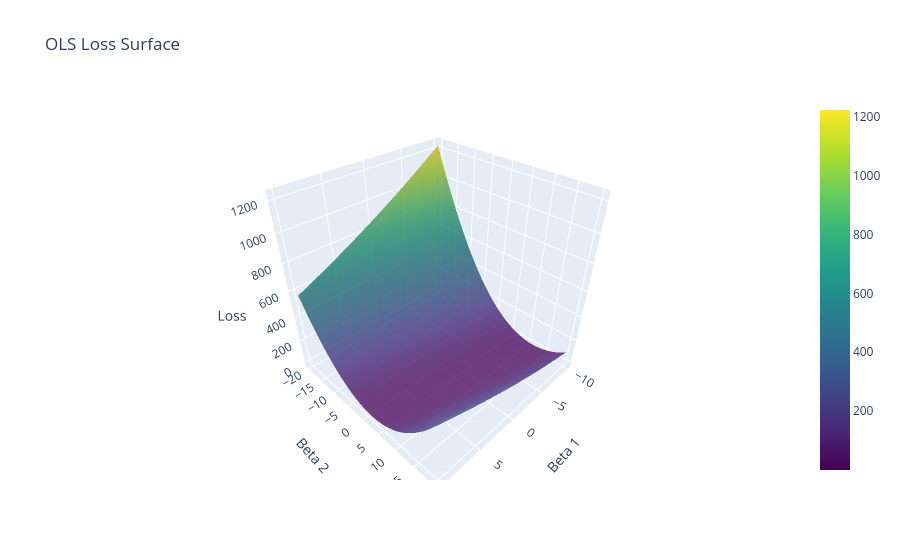
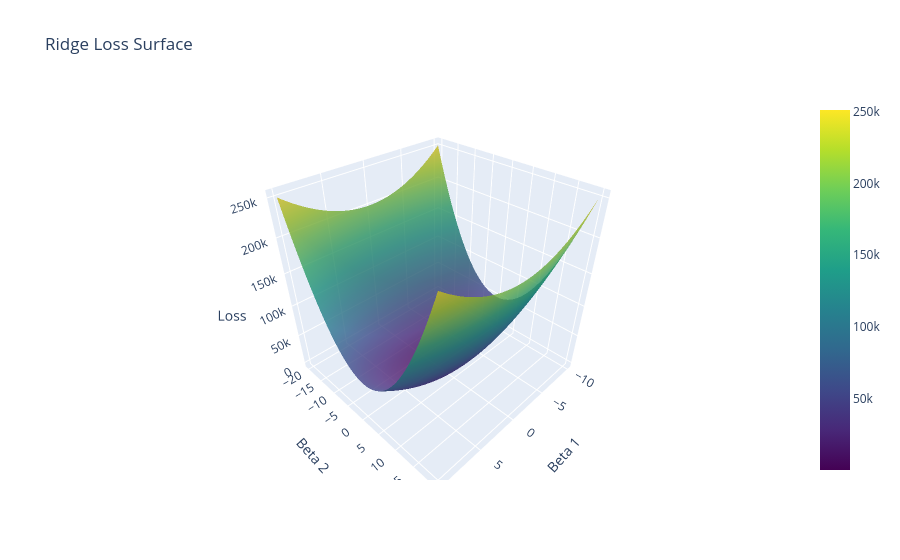

Notebook code for these charts, in order:
### Code cell
# OLS surface plot
fig_OLS = go.Figure(data=[go.Surface(z=loss_OLS, x=beta_1, y=beta_2, colorscale='Viridis', opacity=0.8)])
fig_OLS.update_layout(title='OLS Loss Surface', scene=dict(
    xaxis_title='Beta 1',
    yaxis_title='Beta 2',
    zaxis_title='Loss'
))
# fig_OLS.add_trace(go.Scatter3d(x=stagnation_beta_1, y=stagnation_beta_2, z=[np.min(loss_OLS)] * len(stagnation_beta_1), mode='lines', line=dict(color='red', width=5), name='Stagnation Line'))
fig_OLS.show()

# Ridge surface plot
fig_Ridge = go.Figure(data=[go.Surface(z=loss_Ridge, x=beta_1, y=beta_2, colorscale='Viridis', opacity=0.8)])
fig_Ridge.update_layout(title='Ridge Loss Surface', scene=dict(
    xaxis_title='Beta 1',
    yaxis_title='Beta 2',
    zaxis_title='Loss'
))
# fig_Ridge.add_trace(go.Scatter3d(x=stagnation_beta_1, y=stagnation_beta_2, z=[np.min(loss_Ridge)] * len(stagnation_beta_1), mode='lines', line=dict(color='red', width=5), name='Stagnation Line'))
fig_Ridge.show()

### Figure 1 — Plotly figure (JSON) as saved in the notebook; plotly's stock layout.template omitted (floating-point values rounded to 4 significant figures; data arrays with more than 128 entries replaced by an {"elided": "..."} marker saying what was removed)
{"data": [{"colorscale": [[0, "#440154"], [0.1111, "#482878"], [0.2222, "#3e4989"], [0.3333, "#31688e"], [0.4444, "#26828e"], [0.5556, "#1f9e89"], [0.6667, "#35b779"], [0.7778, "#6ece58"], [0.8889, "#b5de2b"], [1, "#fde725"]], "opacity": 0.8, "type": "surface", "x": {"elided": "200x200 float values"}, "y": {"elided": "200x200 float values"}, "z": {"elided": "200x200 float values"}}], "layout": {"scene": {"xaxis": {"title": {"text": "Beta 1"}}, "yaxis": {"title": {"text": "Beta 2"}}, "zaxis": {"title": {"text": "Loss"}}}, "title": {"text": "OLS Loss Surface"}}}

### Figure 2 — Plotly figure (JSON) as saved in the notebook; plotly's stock layout.template omitted (floating-point values rounded to 4 significant figures; data arrays with more than 128 entries replaced by an {"elided": "..."} marker saying what was removed)
{"data": [{"colorscale": [[0, "#440154"], [0.1111, "#482878"], [0.2222, "#3e4989"], [0.3333, "#31688e"], [0.4444, "#26828e"], [0.5556, "#1f9e89"], [0.6667, "#35b779"], [0.7778, "#6ece58"], [0.8889, "#b5de2b"], [1, "#fde725"]], "opacity": 0.8, "type": "surface", "x": {"elided": "200x200 float values"}, "y": {"elided": "200x200 float values"}, "z": {"elided": "200x200 float values"}}], "layout": {"scene": {"xaxis": {"title": {"text": "Beta 1"}}, "yaxis": {"title": {"text": "Beta 2"}}, "zaxis": {"title": {"text": "Loss"}}}, "title": {"text": "Ridge Loss Surface"}}}
